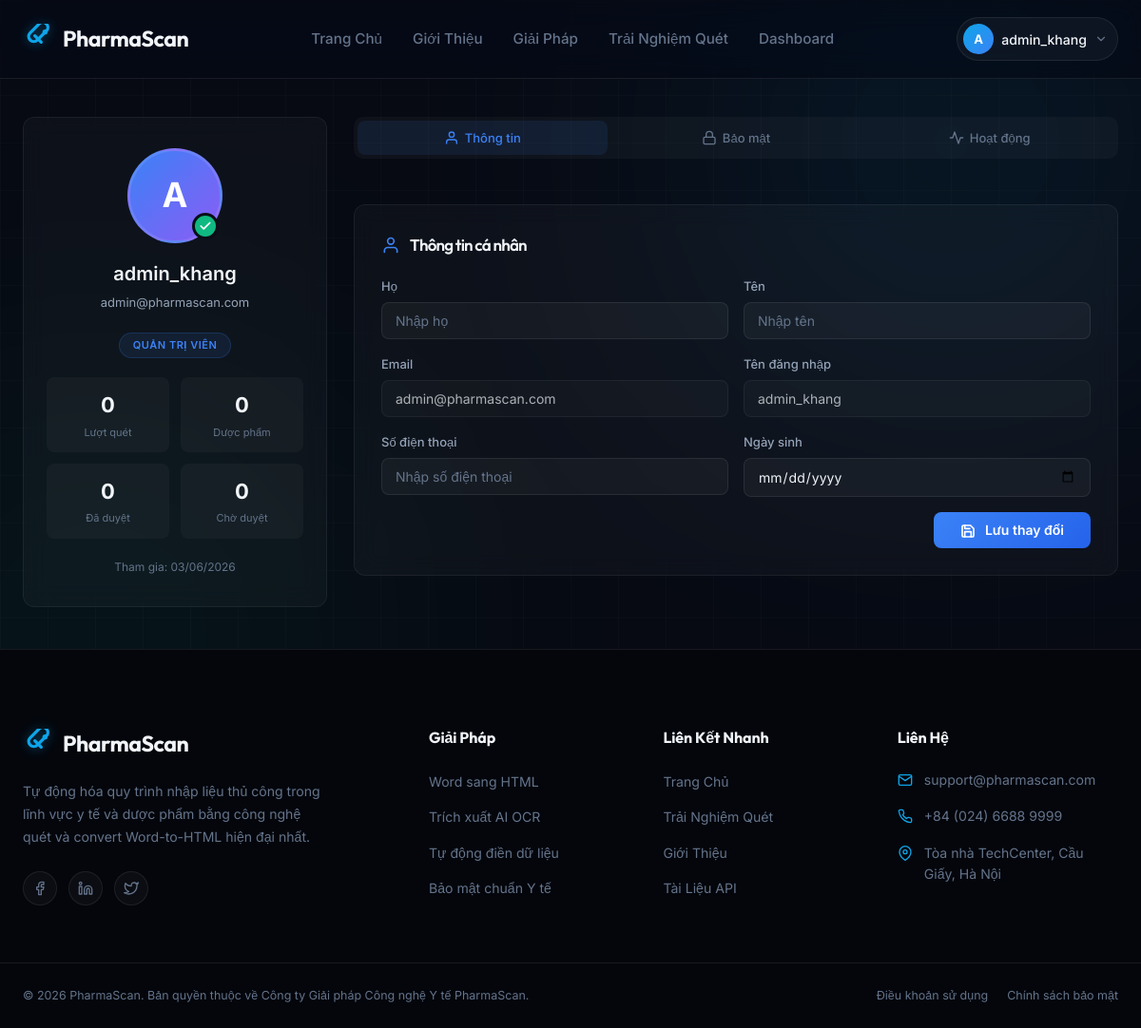
The page /user/profile/ (signed in) on the database its author committed.
### coreapp/models.py (models this page shows, shortened)
class CustomUser(AbstractUser):
    ROLE_CHOICES = [
        ('USER', 'Người dùng'),
        ('ADMIN', 'Quản trị viên'),
    ]
    email = models.EmailField(unique=True, verbose_name="Địa chỉ Email")
    phone_number = models.CharField(max_length=15, blank=True, null=True, verbose_name="Số điện thoại")
    birth_date = models.DateField(null=True, blank=True, verbose_name="Ngày sinh")
    is_password_changed = models.BooleanField(default=False, verbose_name="Đã đổi mật khẩu")
    password_reset_required = models.BooleanField(default=False, verbose_name="Yêu cầu đặt lại mật khẩu")
    role = models.CharField(
        max_length=10,
        choices=ROLE_CHOICES,
        default='USER',
        verbose_name="Chức vụ / Vai trò"
    )
    USERNAME_FIELD = 'email'
    REQUIRED_FIELDS = ['username']
    class Meta:
        verbose_name = "Người dùng"
        verbose_name_plural = "Người dùng"
        indexes = [
            models.Index(fields=['email']),
            models.Index(fields=['role']),
        ]

### user/views.py (the view, shortened to what this page needs)
# urls.py: path('profile/', views.profile_view, name='profile'),
@login_required(login_url='login')
def profile_view(request):
    user = request.user
    docs = ScannedDocument.objects.filter(user=user)
    medicines_count = MedicineItem.objects.filter(scanneddocument__user=user).distinct().count()
    total_scans = docs.count()
    recent_activity = docs.order_by('-scanned_at')[:5]
    stats = {
        'total_scans': total_scans,
        'pending': docs.filter(status='pending').count(),
        'approved': docs.filter(status='approved').count(),
        'rejected': docs.filter(status='rejected').count(),
        'medicines_count': medicines_count,
    }
    context = {
        'stats': stats,
        'recent_activity': recent_activity,
        'total_scans': total_scans,
        'medicines_count': medicines_count,
    }
    return render(request, 'user/profile.html', context)

### user/templates/user/profile.html (shortened to what this page needs)
{% extends 'user/base.html' %}
{% load static %}
{% block content %}
<div class="profile-page">
    <div class="container">
        <div class="profile-grid">
            <div class="profile-sidebar">
                <div class="profile-card">
                    <div class="avatar-wrapper">
                        <div class="profile-avatar">{{ user.username|first|upper }}</div>
                        <div class="avatar-badge">
                            <svg width="14" height="14" viewBox="0 0 24 24" fill="none" stroke="#fff" stroke-width="3" stroke-linecap="round" stroke-linejoin="round"><polyline points="20 6 9 17 4 12"></polyline></svg>
                        </div>
                    </div>
                    <div class="profile-name">{{ user.get_full_name|default:user.username }}</div>
                    <div class="profile-email">{{ user.email }}</div>
                    <div class="profile-role-badge">{{ user.get_role_display }}</div>
                    <div class="profile-stats-mini">
                        <div class="stat-mini">
                            <div class="stat-mini-value">{{ total_scans }}</div>
                            <div class="stat-mini-label">Lượt quét</div>
                        </div>
                        <div class="stat-mini">
                            <div class="stat-mini-value">{{ medicines_count }}</div>
                            <div class="stat-mini-label">Dược phẩm</div>
                        </div>
                        <div class="stat-mini">
                            <div class="stat-mini-value">{{ stats.approved }}</div>
                            <div class="stat-mini-label">Đã duyệt</div>
                        </div>
                        <div class="stat-mini">
                            <div class="stat-mini-value">{{ stats.pending }}</div>
                            <div class="stat-mini-label">Chờ duyệt</div>
                        </div>
                    </div>
                    <div style="font-size: 12px; color: var(--text-muted);">
                        Tham gia: {{ user.date_joined|date:'d/m/Y' }}
                    </div>
                </div>
            </div>
            <div class="profile-main">
                <div class="profile-tabs">
                    <button class="profile-tab active" data-tab="tab-info">
                        <svg viewBox="0 0 24 24" fill="none" stroke="currentColor" stroke-width="2" stroke-linecap="round" stroke-linejoin="round"><path d="M20 21v-2a4 4 0 0 0-4-4H8a4 4 0 0 0-4 4v2"></path><circle cx="12" cy="7" r="4"></circle></svg>
                        Thông tin
                    </button>
                    <button class="profile-tab" data-tab="tab-security">
                        <svg viewBox="0 0 24 24" fill="none" stroke="currentColor" stroke-width="2" stroke-linecap="round" stroke-linejoin="round"><rect x="3" y="11" width="18" height="11" rx="2" ry="2"></rect><path d="M7 11V7a5 5 0 0 1 10 0v4"></path></svg>
                        Bảo mật
                    </button>
                    <button class="profile-tab" data-tab="tab-activity">
                        <svg viewBox="0 0 24 24" fill="none" stroke="currentColor" stroke-width="2" stroke-linecap="round" stroke-linejoin="round"><polyline points="22 12 18 12 15 21 9 3 6 12 2 12"></polyline></svg>
                        Hoạt động
                    </button>
                </div>
                <div class="tab-content active" id="tab-info">
                    <div class="section-card">
                        <div class="section-title">
                            <svg viewBox="0 0 24 24" fill="none" stroke="currentColor" stroke-width="2" stroke-linecap="round" stroke-linejoin="round"><path d="M20 21v-2a4 4 0 0 0-4-4H8a4 4 0 0 0-4 4v2"></path><circle cx="12" cy="7" r="4"></circle></svg>
                            Thông tin cá nhân
                        </div>
                        <form method="POST">
                            <div class="form-row">
                                <div class="form-group">
                                    <label>Họ</label>
                                    <input type="text" name="last_name" value="{{ user.last_name }}" placeholder="Nhập họ">
                                </div>
                                <div class="form-group">
                                    <label>Tên</label>
                                    <input type="text" name="first_name" value="{{ user.first_name }}" placeholder="Nhập tên">
                                </div>
                            </div>
                            <div class="form-row">
                                <div class="form-group">
                                    <label>Email</label>
                                    <input type="email" value="{{ user.email }}" readonly>
                                </div>
                                <div class="form-group">
                                    <label>Tên đăng nhập</label>
                                    <input type="text" value="{{ user.username }}" readonly>
                                </div>
                            </div>
                            <div class="form-row">
                                <div class="form-group">
                                    <label>Số điện thoại</label>
                                    <input type="tel" name="phone_number" value="{{ user.phone_number|default:'' }}" placeholder="Nhập số điện thoại">
                                </div>
                                <div class="form-group">
                                    <label>Ngày sinh</label>
                                    <input type="date" name="birth_date" value="{{ user.birth_date|date:'Y-m-d' }}">
                                </div>
                            </div>
                            <div class="action-row">
                                <button type="submit" class="btn-save">
                                    Lưu thay đổi
                                </button>
                            </div>
                        </form>
                    </div>
                </div>
            </div>
        </div>
    </div>
</div>
{% endblock %}

### user/templates/user/base.html (shortened to what this page needs)
{% load static %}
<!DOCTYPE html>
<html lang="vi">
<head>
    <link rel="stylesheet" href="{% static 'coreapp/css/style.css' %}">
</head>
<body>
    <div class="bg-glow bg-glow-1"></div>
    <div class="bg-glow bg-glow-2"></div>
    <div class="grid-overlay"></div>
    <header class="header" id="header">
        <div class="container navbar-container">
            <a href="{% url 'home' %}" class="logo" id="logo-brand">
                <span class="logo-text">Pharma<span class="highlight">Scan</span></span>
            </a>
            <nav class="nav-menu" id="nav-navigation">
                <a href="{% url 'home' %}" class="nav-link {% if request.resolver_match.url_name == 'home' %}active{% endif %}" id="nav-home">Trang Chủ</a>
                <a href="#about-section" class="nav-link" id="nav-about">Giới Thiệu</a>
                <a href="#solution-section" class="nav-link" id="nav-solution">Giải Pháp</a>
                <a href="{% url 'scan_demo' %}" class="nav-link {% if request.resolver_match.url_name == 'scan_demo' %}active{% endif %}" id="nav-scan">Trải Nghiệm Quét</a>
                {% if user.is_authenticated %}
                <a href="{% url 'dashboard' %}" class="nav-link {% if request.resolver_match.url_name == 'dashboard' %}active{% endif %}" id="nav-dashboard">Dashboard</a>
                {% endif %}
            </nav>
            <div class="nav-actions">
                {% if user.is_authenticated %}
                <div class="user-dropdown" id="user-dropdown">
                    <button class="user-dropdown-trigger" id="user-dropdown-trigger" aria-label="User menu">
                        <div class="nav-avatar">{{ user.username|first|upper }}</div>
                        <span class="user-dropdown-name">{{ user.username }}</span>
                        <svg class="dropdown-chevron" viewBox="0 0 24 24" fill="none" stroke="currentColor" stroke-width="2" stroke-linecap="round" stroke-linejoin="round"><polyline points="6 9 12 15 18 9"></polyline></svg>
                    </button>
                </div>
                {% endif %}
            </div>
        </div>
    </header>
    <main class="main-content">
        {% block content %}{% endblock %}
    </main>
    <footer class="footer" id="main-footer">
        <div class="container footer-grid">
            <div class="footer-brand-col">
                <a href="{% url 'home' %}" class="logo footer-logo" id="footer-logo-brand">
                    <span class="logo-text">Pharma<span class="highlight">Scan</span></span>
                </a>
                <p class="footer-desc">
                    Tự động hóa quy trình nhập liệu thủ công trong lĩnh vực y tế và dược phẩm bằng công nghệ quét và convert Word-to-HTML hiện đại nhất.
                </p>
                <div class="social-links">
                    <a href="#" class="social-link" aria-label="Facebook">
                        <svg viewBox="0 0 24 24" fill="none" stroke="currentColor" stroke-width="2" stroke-linecap="round" stroke-linejoin="round"><path d="M18 2h-3a5 5 0 0 0-5 5v3H7v4h3v8h4v-8h3l1-4h-4V7a1 1 0 0 1 1-1h3z"></path></svg>
                    </a>
                    <a href="#" class="social-link" aria-label="LinkedIn">
                        <svg viewBox="0 0 24 24" fill="none" stroke="currentColor" stroke-width="2" stroke-linecap="round" stroke-linejoin="round"><path d="M16 8a6 6 0 0 1 6 6v7h-4v-7a2 2 0 0 0-2-2 2 2 0 0 0-2 2v7h-4v-7a6 6 0 0 1 6-6z"></path><rect x="2" y="9" width="4" height="12"></rect><circle cx="4" cy="4" r="2"></circle></svg>
                    </a>
                    <a href="#" class="social-link" aria-label="Twitter">
                        <svg viewBox="0 0 24 24" fill="none" stroke="currentColor" stroke-width="2" stroke-linecap="round" stroke-linejoin="round"><path d="M23 3a10.9 10.9 0 0 1-3.14 1.53 4.48 4.48 0 0 0-7.86 3v1A10.66 10.66 0 0 1 3 4s-4 9 5 13a11.64 11.64 0 0 1-7 2c9 5 20 0 20-11.5a4.5 4.5 0 0 0-.08-.83A7.72 7.72 0 0 0 23 3z"></path></svg>
                    </a>
                </div>
            </div>
            <div class="footer-links-col">
                <h4 class="footer-title">Giải Pháp</h4>
                <ul class="footer-links-list">
                    <li><a href="{% url 'scan_demo' %}" id="footer-link-convert">Word sang HTML</a></li>
                    <li><a href="#" id="footer-link-ocr">Trích xuất AI OCR</a></li>
                    <li><a href="#" id="footer-link-validation">Tự động điền dữ liệu</a></li>
                    <li><a href="#" id="footer-link-security">Bảo mật chuẩn Y tế</a></li>
                </ul>
            </div>
            <div class="footer-links-col">
                <h4 class="footer-title">Liên Kết Nhanh</h4>
                <ul class="footer-links-list">
                    <li><a href="{% url 'home' %}" id="footer-link-home">Trang Chủ</a></li>
                    <li><a href="{% url 'scan_demo' %}" id="footer-link-scan">Trải Nghiệm Quét</a></li>
                    <li><a href="#about-section" id="footer-link-about">Giới Thiệu</a></li>
                    <li><a href="#" id="footer-link-docs">Tài Liệu API</a></li>
                </ul>
            </div>
            <div class="footer-links-col">
                <h4 class="footer-title">Liên Hệ</h4>
                <ul class="footer-contact-list">
                    <li>
                        <svg class="contact-icon" viewBox="0 0 24 24" fill="none" stroke="currentColor" stroke-width="2" stroke-linecap="round" stroke-linejoin="round"><path d="M4 4h16c1.1 0 2 .9 2 2v12c0 1.1-.9 2-2 2H4c-1.1 0-2-.9-2-2V6c0-1.1.9-2 2-2z"></path><polyline points="22,6 12,13 2,6"></polyline></svg>
                        <span>support@pharmascan.com</span>
                    </li>
                    <li>
                        <span>+84 (024) 6688 9999</span>
                    </li>
                    <li>
                        <svg class="contact-icon" viewBox="0 0 24 24" fill="none" stroke="currentColor" stroke-width="2" stroke-linecap="round" stroke-linejoin="round"><path d="M21 10c0 7-9 13-9 13s-9-6-9-13a9 9 0 0 1 18 0z"></path><circle cx="12" cy="10" r="3"></circle></svg>
                        <span>Tòa nhà TechCenter, Cầu Giấy, Hà Nội</span>
                    </li>
                </ul>
            </div>
        </div>
        <div class="footer-bottom">
            <div class="container footer-bottom-flex">
                <p>&copy; 2026 PharmaScan. Bản quyền thuộc về Công ty Giải pháp Công nghệ Y tế PharmaScan.</p>
                <div class="footer-bottom-links">
                    <a href="#">Điều khoản sử dụng</a>
                    <a href="#">Chính sách bảo mật</a>
                </div>
            </div>
        </div>
    </footer>
</body>
</html>

### rows shown on the page
CustomUser: username|first "A", username "admin_khang", get_full_name "admin_khang", email "admin@pharmascan.com", role "QUẢN TRỊ VIÊN", date_joined "03/06/2026"

### other values the page prints
{{ total_scans }} "0"
{{ medicines_count }} "0"
{{ stats.approved }} "0"
{{ stats.pending }} "0"
